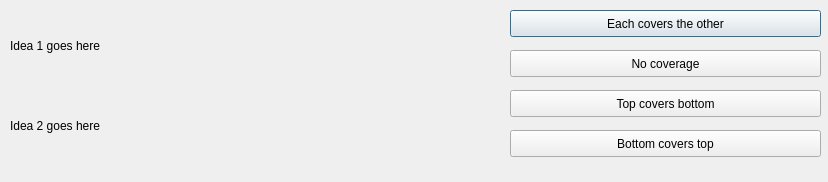
<?xml version="1.0" encoding="UTF-8"?>
<ui version="4.0">
 <class>Dialog</class>
 <widget class="QDialog" name="Dialog">
  <property name="geometry">
   <rect>
    <x>0</x>
    <y>0</y>
    <width>828</width>
    <height>182</height>
   </rect>
  </property>
  <property name="windowTitle">
   <string>Dialog</string>
  </property>
  <widget class="QLabel" name="lbl_idea1">
   <property name="geometry">
    <rect>
     <x>10</x>
     <y>10</y>
     <width>491</width>
     <height>71</height>
    </rect>
   </property>
   <property name="text">
    <string>Idea 1 goes here</string>
   </property>
   <property name="wordWrap">
    <bool>true</bool>
   </property>
  </widget>
  <widget class="QLabel" name="lbl_idea2">
   <property name="geometry">
    <rect>
     <x>10</x>
     <y>90</y>
     <width>491</width>
     <height>71</height>
    </rect>
   </property>
   <property name="text">
    <string>Idea 2 goes here</string>
   </property>
   <property name="wordWrap">
    <bool>true</bool>
   </property>
  </widget>
  <widget class="QPushButton" name="btn_both_high">
   <property name="geometry">
    <rect>
     <x>510</x>
     <y>10</y>
     <width>311</width>
     <height>27</height>
    </rect>
   </property>
   <property name="text">
    <string>Each covers the other</string>
   </property>
  </widget>
  <widget class="QPushButton" name="btn_both_low">
   <property name="geometry">
    <rect>
     <x>510</x>
     <y>50</y>
     <width>311</width>
     <height>27</height>
    </rect>
   </property>
   <property name="text">
    <string>No coverage</string>
   </property>
  </widget>
  <widget class="QPushButton" name="btn_12">
   <property name="geometry">
    <rect>
     <x>510</x>
     <y>90</y>
     <width>311</width>
     <height>27</height>
    </rect>
   </property>
   <property name="text">
    <string>Top covers bottom</string>
   </property>
  </widget>
  <widget class="QPushButton" name="btn_21">
   <property name="geometry">
    <rect>
     <x>510</x>
     <y>130</y>
     <width>311</width>
     <height>27</height>
    </rect>
   </property>
   <property name="text">
    <string>Bottom covers top</string>
   </property>
  </widget>
 </widget>
 <resources/>
 <connections/>
</ui>
